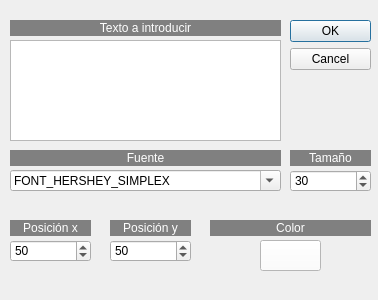
<?xml version="1.0" encoding="UTF-8"?>
<ui version="4.0">
 <class>Texto</class>
 <widget class="QDialog" name="Texto">
  <property name="geometry">
   <rect>
    <x>0</x>
    <y>0</y>
    <width>378</width>
    <height>300</height>
   </rect>
  </property>
  <property name="windowTitle">
   <string>Introducir texto</string>
  </property>
  <property name="autoFillBackground">
   <bool>false</bool>
  </property>
  <property name="styleSheet">
   <string notr="true"/>
  </property>
  <widget class="QDialogButtonBox" name="buttonBox">
   <property name="geometry">
    <rect>
     <x>290</x>
     <y>20</y>
     <width>81</width>
     <height>241</height>
    </rect>
   </property>
   <property name="orientation">
    <enum>Qt::Vertical</enum>
   </property>
   <property name="standardButtons">
    <set>QDialogButtonBox::Cancel|QDialogButtonBox::Ok</set>
   </property>
  </widget>
  <widget class="QLabel" name="label">
   <property name="geometry">
    <rect>
     <x>10</x>
     <y>20</y>
     <width>271</width>
     <height>16</height>
    </rect>
   </property>
   <property name="styleSheet">
    <string notr="true">background-color: rgb(128, 128, 128);
color: rgb(255, 255, 255);</string>
   </property>
   <property name="text">
    <string>Texto a introducir</string>
   </property>
   <property name="alignment">
    <set>Qt::AlignCenter</set>
   </property>
  </widget>
  <widget class="QLabel" name="label_2">
   <property name="geometry">
    <rect>
     <x>10</x>
     <y>150</y>
     <width>271</width>
     <height>16</height>
    </rect>
   </property>
   <property name="styleSheet">
    <string notr="true">background-color: rgb(128, 128, 128);
color: rgb(255, 255, 255);</string>
   </property>
   <property name="text">
    <string>Fuente</string>
   </property>
   <property name="alignment">
    <set>Qt::AlignCenter</set>
   </property>
  </widget>
  <widget class="QLabel" name="label_3">
   <property name="geometry">
    <rect>
     <x>290</x>
     <y>150</y>
     <width>81</width>
     <height>16</height>
    </rect>
   </property>
   <property name="styleSheet">
    <string notr="true">background-color: rgb(128, 128, 128);
color: rgb(255, 255, 255);</string>
   </property>
   <property name="text">
    <string>Tamaño</string>
   </property>
   <property name="alignment">
    <set>Qt::AlignCenter</set>
   </property>
  </widget>
  <widget class="QPlainTextEdit" name="plainTextEdit">
   <property name="geometry">
    <rect>
     <x>10</x>
     <y>40</y>
     <width>271</width>
     <height>101</height>
    </rect>
   </property>
  </widget>
  <widget class="QSpinBox" name="spinBox">
   <property name="geometry">
    <rect>
     <x>290</x>
     <y>170</y>
     <width>81</width>
     <height>22</height>
    </rect>
   </property>
   <property name="minimum">
    <number>1</number>
   </property>
   <property name="maximum">
    <number>200</number>
   </property>
   <property name="value">
    <number>30</number>
   </property>
  </widget>
  <widget class="QLabel" name="label_5">
   <property name="geometry">
    <rect>
     <x>10</x>
     <y>220</y>
     <width>81</width>
     <height>16</height>
    </rect>
   </property>
   <property name="styleSheet">
    <string notr="true">background-color: rgb(128, 128, 128);
color: rgb(255, 255, 255);</string>
   </property>
   <property name="text">
    <string>Posición x</string>
   </property>
   <property name="alignment">
    <set>Qt::AlignCenter</set>
   </property>
  </widget>
  <widget class="QSpinBox" name="spinBox_2">
   <property name="geometry">
    <rect>
     <x>10</x>
     <y>240</y>
     <width>81</width>
     <height>22</height>
    </rect>
   </property>
   <property name="minimum">
    <number>1</number>
   </property>
   <property name="maximum">
    <number>2000</number>
   </property>
   <property name="value">
    <number>50</number>
   </property>
  </widget>
  <widget class="QSpinBox" name="spinBox_4">
   <property name="geometry">
    <rect>
     <x>110</x>
     <y>240</y>
     <width>81</width>
     <height>22</height>
    </rect>
   </property>
   <property name="minimum">
    <number>1</number>
   </property>
   <property name="maximum">
    <number>2000</number>
   </property>
   <property name="value">
    <number>50</number>
   </property>
  </widget>
  <widget class="QLabel" name="label_8">
   <property name="geometry">
    <rect>
     <x>110</x>
     <y>220</y>
     <width>81</width>
     <height>16</height>
    </rect>
   </property>
   <property name="styleSheet">
    <string notr="true">background-color: rgb(128, 128, 128);
color: rgb(255, 255, 255);</string>
   </property>
   <property name="text">
    <string>Posición y</string>
   </property>
   <property name="alignment">
    <set>Qt::AlignCenter</set>
   </property>
  </widget>
  <widget class="QLabel" name="label_4">
   <property name="geometry">
    <rect>
     <x>210</x>
     <y>220</y>
     <width>161</width>
     <height>16</height>
    </rect>
   </property>
   <property name="styleSheet">
    <string notr="true">background-color: rgb(128, 128, 128);
color: rgb(255, 255, 255);</string>
   </property>
   <property name="text">
    <string>Color</string>
   </property>
   <property name="alignment">
    <set>Qt::AlignCenter</set>
   </property>
  </widget>
  <widget class="QPushButton" name="pushButton">
   <property name="geometry">
    <rect>
     <x>260</x>
     <y>240</y>
     <width>61</width>
     <height>31</height>
    </rect>
   </property>
   <property name="autoFillBackground">
    <bool>false</bool>
   </property>
   <property name="styleSheet">
    <string notr="true">background-color: rgb(255, 255, 255);</string>
   </property>
   <property name="text">
    <string/>
   </property>
   <property name="default">
    <bool>false</bool>
   </property>
   <property name="flat">
    <bool>false</bool>
   </property>
  </widget>
  <widget class="QComboBox" name="comboBox">
   <property name="geometry">
    <rect>
     <x>10</x>
     <y>170</y>
     <width>271</width>
     <height>21</height>
    </rect>
   </property>
   <property name="editable">
    <bool>true</bool>
   </property>
   <property name="currentText">
    <string>FONT_HERSHEY_SIMPLEX </string>
   </property>
   <property name="currentIndex">
    <number>0</number>
   </property>
   <item>
    <property name="text">
     <string>FONT_HERSHEY_SIMPLEX </string>
    </property>
   </item>
   <item>
    <property name="text">
     <string>FONT_HERSHEY_PLAIN </string>
    </property>
   </item>
   <item>
    <property name="text">
     <string>FONT_HERSHEY_DUPLEX </string>
    </property>
   </item>
   <item>
    <property name="text">
     <string>FONT_HERSHEY_COMPLEX </string>
    </property>
   </item>
   <item>
    <property name="text">
     <string>FONT_HERSHEY_TRIPLEX </string>
    </property>
   </item>
   <item>
    <property name="text">
     <string>FONT_HERSHEY_COMPLEX_SMALL </string>
    </property>
   </item>
   <item>
    <property name="text">
     <string>FONT_HERSHEY_SCRIPT_SIMPLEX </string>
    </property>
   </item>
   <item>
    <property name="text">
     <string>FONT_HERSHEY_SCRIPT_COMPLEX </string>
    </property>
   </item>
   <item>
    <property name="text">
     <string>FONT_ITALIC </string>
    </property>
   </item>
  </widget>
 </widget>
 <resources/>
 <connections>
  <connection>
   <sender>buttonBox</sender>
   <signal>accepted()</signal>
   <receiver>Texto</receiver>
   <slot>accept()</slot>
   <hints>
    <hint type="sourcelabel">
     <x>248</x>
     <y>254</y>
    </hint>
    <hint type="destinationlabel">
     <x>157</x>
     <y>274</y>
    </hint>
   </hints>
  </connection>
  <connection>
   <sender>buttonBox</sender>
   <signal>rejected()</signal>
   <receiver>Texto</receiver>
   <slot>reject()</slot>
   <hints>
    <hint type="sourcelabel">
     <x>316</x>
     <y>260</y>
    </hint>
    <hint type="destinationlabel">
     <x>286</x>
     <y>274</y>
    </hint>
   </hints>
  </connection>
 </connections>
</ui>
